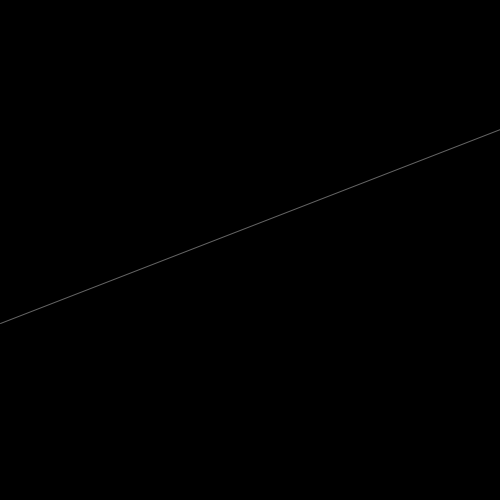
Frame 1 (no input)
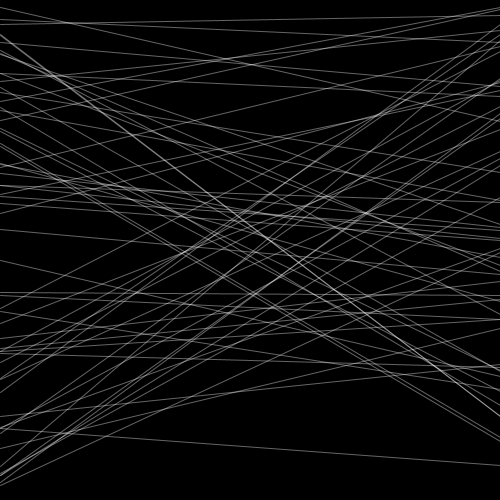
Frame 60 (the mouse pressed at the canvas centre just before this capture)
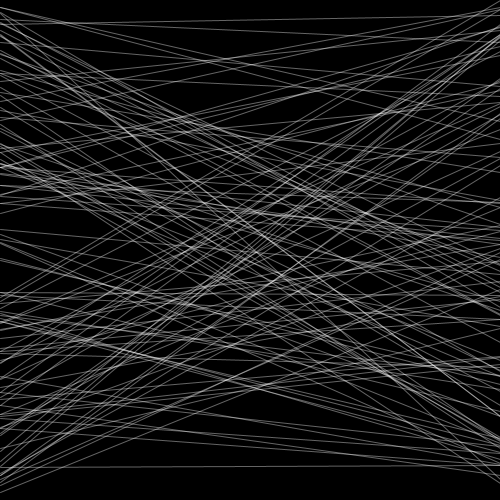
Frame 120 (the mouse held since frame 60 and released just before this capture)

The Processing sketch that drew these frames (run headless with seeded random() and noise(); from frame 60 on, the mouse is pressed at the canvas centre):

// Processing sketch: sketch_05_random
// ── sketch_05_random.pde
/*
El método random(); nos devuelve un valor aleatorio entre un rango dado
si no se indica el inicio, por defecto es de 0 a ese número
Por ejemplo: random(height) o random(20, 40)
*/



void setup(){
  size(500, 500);
  background(0);
}

void draw(){
  stroke(255, 100);
  /*
  Probad a descomentar las siguientes líneas para dar más dinamismo al sketch
  Podemos aplicar random a cualquier elemento que sea dinámico o acepte un valor, siempre teniendo en cuenta los rangos numéricos
  que necesitamos, si quieremos un random de un canal de color, hacemos un random de 0 a 255 en caso de querer usar todo el espectro.
  Un canal de color no acepta más de 255, por lo que un random(1000) no nos daría el resultado deseado, obtendríamos valores no deseados
  */
  //stroke(random(255), random(255), random(255), 100);
  //strokeWeight(random(10));
  line(0, random(height), width, random(height));
}
